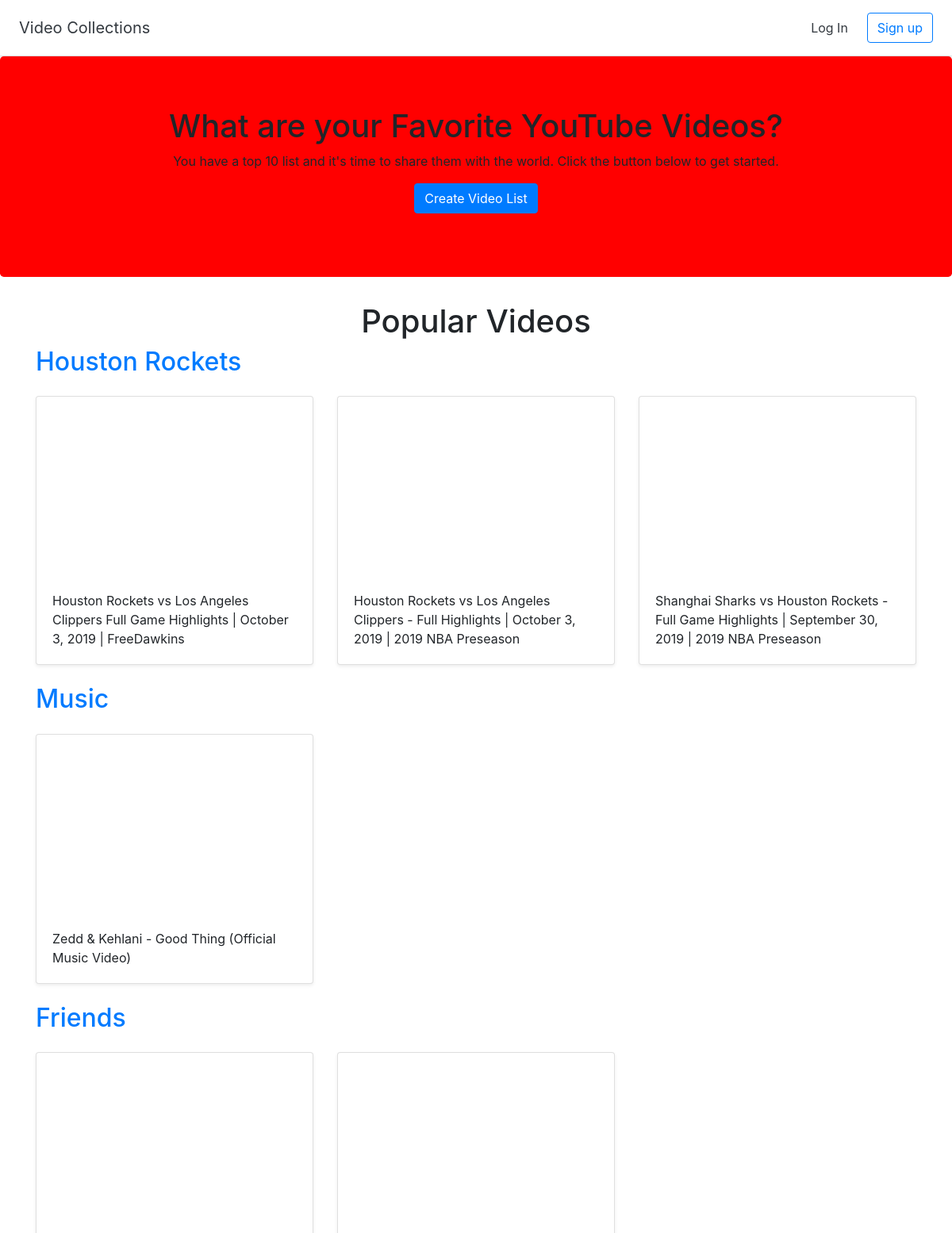
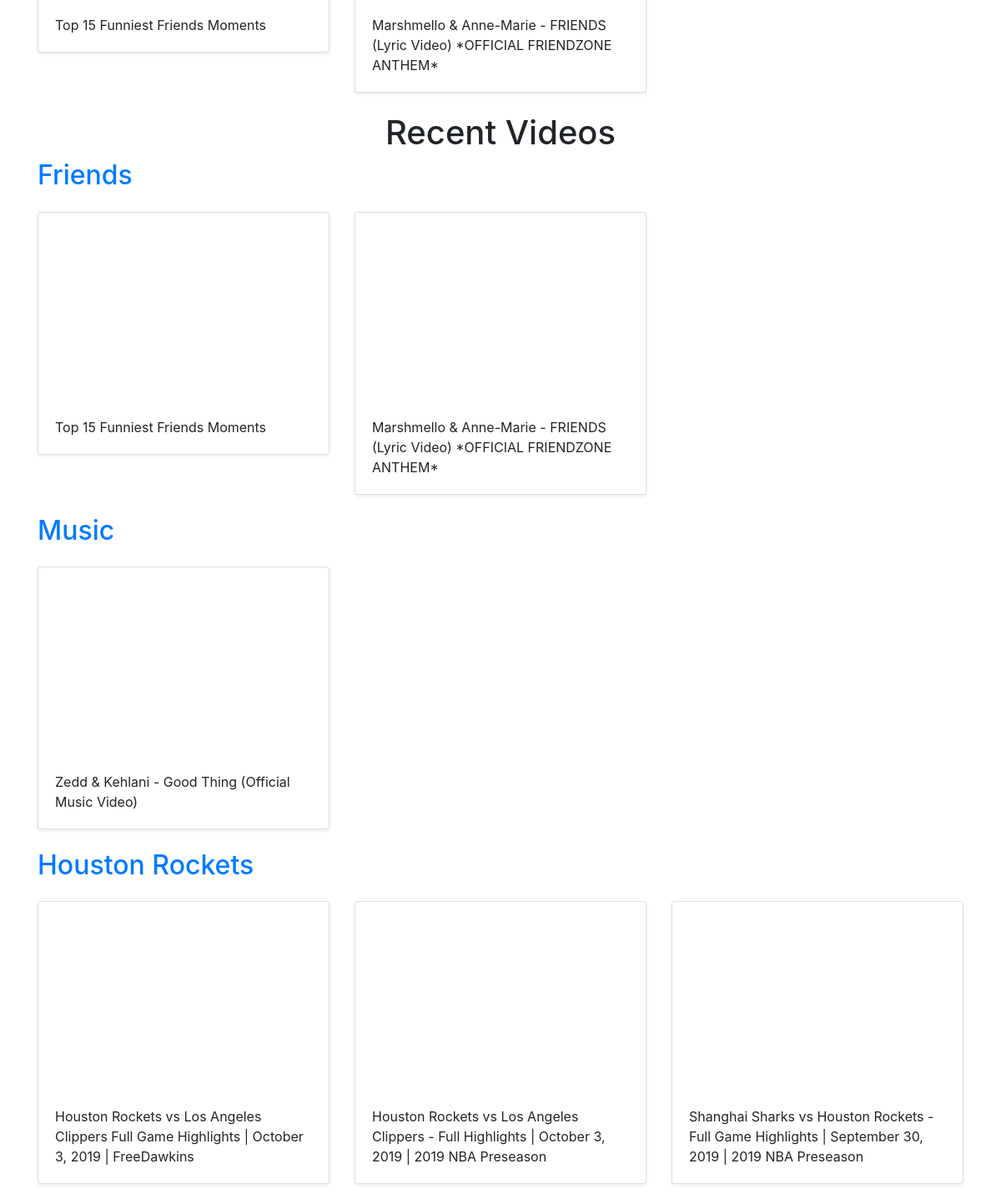
The page / on the database its author committed (2 pictures, top to bottom).
### videos/models.py (models this page shows)
class Videos(models.Model):
    title = models.CharField(max_length=200)
    user = models.ForeignKey(User, on_delete=models.CASCADE)

class Video(models.Model):
    title = models.CharField(max_length=200)
    url = models.URLField()
    youtube_id = models.CharField(max_length=100)
    videos = models.ForeignKey(Videos, on_delete=models.CASCADE)

### videos/views.py (the view)
# urls.py: path('', views.home, name="home"),
def home(request):
    recent_videos = Videos.objects.all().order_by("-id")[:3]
    popular_videos = [Videos.objects.get(
        pk=1), Videos.objects.get(pk=2), Videos.objects.get(pk=3)]
    return render(request, 'videos/home.html', {'recent_videos': recent_videos, "popular_videos": popular_videos})

### videos/templates/videos/home.html
{% extends "videos/base.html" %}
{% block content %}
<section class = "jumbotron text-center" style="background-color:red" >
    <div class = "container">
      <h1>What are your Favorite YouTube Videos?</h1>
      <p>You have a top 10 list and it's time to share them with the world. Click the button below to get started.</p>
      <p>
        <a href="{%url 'create_videos'%}" class="btn btn-primary">Create Video List</a>
      </p>
    </div>
</section>
<div class = "container">
<h1 class= "text-center">Popular Videos</h1>
 {%for thevideo in popular_videos%}
    <h2><a href= "{%url 'detail_videos' thevideo.id%}">{{thevideo.title}}</a></h2>
         <div class = "row">
            {%for video in thevideo.video_set.all %}
                <div class = "col-md-4 mt-3">
            <div class ="card mb-4 shadow-sm">
                <iframe width="100%" height="225" src="https://www.youtube.com/embed/{{video.youtube_id}}" frameborder="0" allow="accelerometer; autoplay; encrypted-media; gyroscope; picture-in-picture" allowfullscreen></iframe>
            <div class= "card-body"><p class="card-text">{{video.title}}</p>
                </div></div></div>
            {%endfor%}
            </div>
        {%endfor%}
<h1 class= "text-center">Recent Videos</h1>
 {%for thevideo in recent_videos%}
    <h2><a href= "{%url 'detail_videos' thevideo.id%}">{{thevideo.title}}</a></h2>
         <div class = "row">
            {%for video in thevideo.video_set.all %}
                <div class = "col-md-4 mt-3">
            <div class ="card mb-4 shadow-sm">
                <iframe width="100%" height="225" src="https://www.youtube.com/embed/{{video.youtube_id}}" frameborder="0" allow="accelerometer; autoplay; encrypted-media; gyroscope; picture-in-picture" allowfullscreen></iframe>
            <div class= "card-body"><p class="card-text">{{video.title}}</p>
                </div></div></div>
            {%endfor%}
            </div>
        {%endfor%}
</div>
{% endblock %}

### videos/static/custom.css (style rules this page uses)
.jumbotron { background-color: #EBF4FA; }
.jumbotron .container { max-width: 51rem; }

### rows shown on the page
Videos: title "Houston Rockets"
Video: title "Houston Rockets vs Los Angeles Clippers Full Game Highlights | October 3, 2019 | FreeDawkins"
Video: title "Houston Rockets vs Los Angeles Clippers - Full Highlights | October 3, 2019 | 2019 NBA Preseason"
Video: title "Shanghai Sharks vs Houston Rockets - Full Game Highlights | September 30, 2019 | 2019 NBA Preseason"
Videos: title "Music"
Video: title "Zedd & Kehlani - Good Thing (Official Music Video)"
Videos: title "Friends"
Video: title "Top 15 Funniest Friends Moments"
Video: title "Marshmello & Anne-Marie - FRIENDS (Lyric Video) *OFFICIAL FRIENDZONE ANTHEM*"
